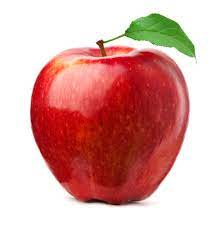
#> input picture IMAGE PROCESSING/apple.jpg, 224 x 225 px, found by its file name
$ python SaltPeeper.py
#> lines starting #> are read from the running program, lines starting #| are printed output that depends on the picture
import cv2
import numpy as np

def add_salt_and_peeper(img , salt,peeper):
    noisy=np.copy(img)

    salt_pixel=np.random.rand(*img.shape)<salt
    noisy[salt_pixel]=255

    peeper_pixel=np.random.rand(*img.shape)<peeper
    noisy[peeper_pixel]=0
    return noisy

org_img=cv2.imread("apple.jpg",0)
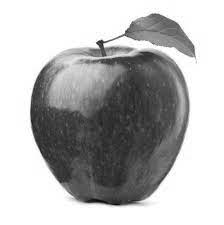
#> org_img: shape (225, 224); min 6, max 255, mean 182.9
salt=0.02
peeper=0.02
noisy_img=add_salt_and_peeper(org_img,salt,peeper)
#> in add_salt_and_peeper, `noisy[peeper_pixel]=0`:
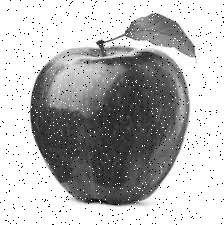
#> noisy: shape (225, 224); min 0, max 255, mean 180.9
cv2.imshow("Noisy Image",noisy_img)
cv2.waitKey(0)
